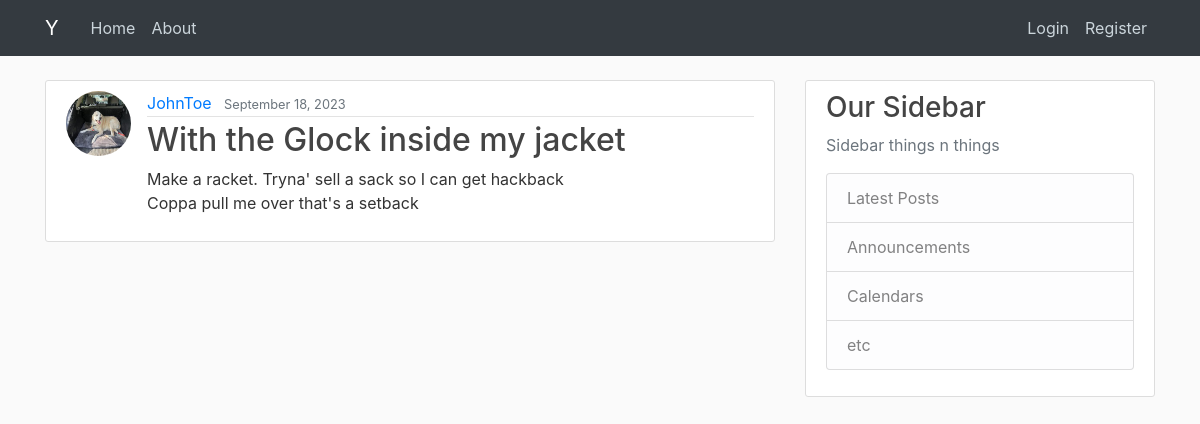
Screenshot of /post/9/ with the database file from the repository.
### blog/models.py (models this page shows, shortened)
class Post(models.Model):  # basically inheriting from models
    title = models.CharField(max_length=100) # "Character Field". also u can add a bunch of arguments
    content = models.TextField() # A text field is unrestricted text instead of characters
    date_posted = models.DateTimeField(default=timezone.now)  # Selecting the current time
    author = models.ForeignKey(User, on_delete=models.CASCADE)  # If the user gets deleted, delete the post\

### users/models.py (models this page shows, shortened)
class Profile(models.Model):
    user = models.OneToOneField(User, on_delete=models.CASCADE)                   # One to one relationship with the user model (Cascase means to also delete profile with user, but not vice versa)
    image = models.ImageField(default='default.jpg',upload_to='profile_pics')     # Adding a default image and a directory for new images (profile pics)

### blog/views.py (the view)
# urls.py: path("post/<int:pk>/", PostDetailView.as_view(), name="post-detail"),
class PostDetailView(DetailView):
    model = Post

### blog/templates/blog/post_detail.html (shortened to what this page needs)
{% extends "blog/base.html" %}
{% block content %}
<article class="media content-section">
  <img class="rounded-circle article-img" src="{{ object.author.profile.image.url }}">
  <div class="media-body">
    <div class="article-metadata">
      <a class="mr-2" href="{% url 'user-posts' object.author.username %}">{{ object.author }}</a>
      <small class="text-muted">{{ object.date_posted|date:'F d, Y' }}</small>
    </div>
    <h2 class="article-title">{{ object.title }}</h2>
    <p class="article-content">{{ object.content }}</p>
  </div>
</article>
{% endblock content %}

### blog/static/blog/main.css (style rules this page uses)
body { background: #fafafa; color: #333333; margin-top: 5rem; }
h1, h2, h3, h4, h5, h6 { color: #444444; }
.content-section { background: #ffffff; padding: 10px 20px; border: 1px solid #dddddd; border-radius: 3px; margin-bottom: 20px; }
.article-title { color: #444444; }
.article-content { white-space: pre-line; }
.article-img { height: 65px; width: 65px; margin-right: 16px; }
.article-metadata { padding-bottom: 1px; margin-bottom: 4px; border-bottom: 1px solid #e3e3e3 }

### rows the page displays
Post: author.profile.image (picture), author "JohnToe", date_posted "September 18, 2023", title "With the Glock inside my jacket", content "Make a racket. Tryna' sell a sack so I can get hackback Coppa pull me over that's a setback"
